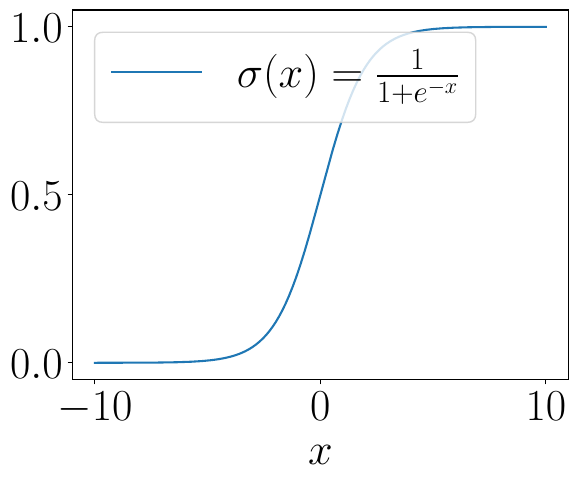

This chart was generated by the following Python code:
import math

import matplotlib.pyplot as plt
import numpy as np

if __name__ == '__main__':
    plt.rcParams.update({
        'text.usetex': True,
        'text.latex.preamble': r'\usepackage{amsfonts}',
        'font.size': 32
    })

    x = np.linspace(-10, 10, 1000)
    y = 1.0 / (1 + np.exp(-1 * x))

    plt.plot(x, y, label='$\sigma(x)={1 \over 1+e^{-x}}$')

    plt.legend(loc='upper left')
    plt.xlabel('$x$')

    plt.savefig("supervised-sigmoid.pdf", bbox_inches="tight")

    plt.show()
